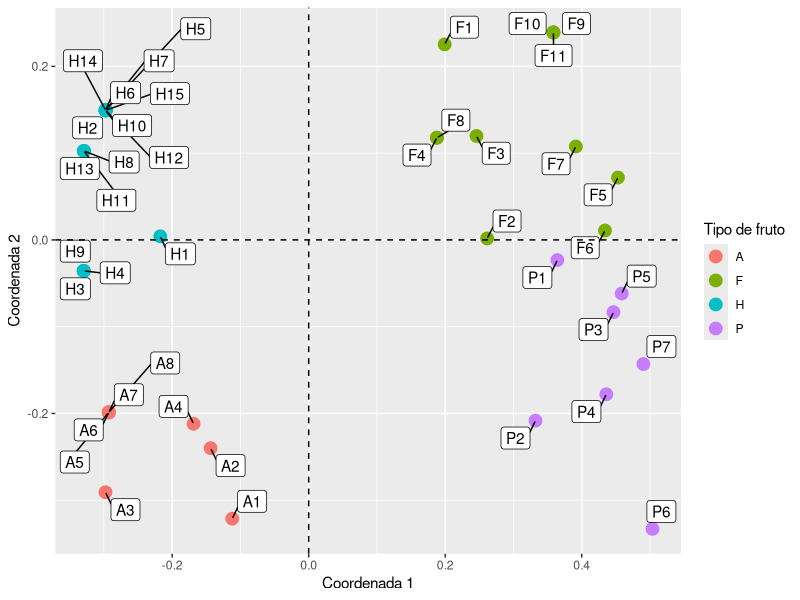

Generate this figure with R:
## ---- chunk 1
knitr::opts_chunk$set(
  echo = TRUE, message = FALSE, warning = FALSE, fig.align = "center"
)
## ---- chunk 2
library(cluster)
library(ggrepel)
library(kableExtra)
library(tidyverse)
## ---- chunk 3
datos <- read_csv2(here::here("data", "raw", "CUALITATIVAS.csv"))
## ---- chunk 4
glimpse(datos)
## ---- chunk 5
sapply(datos, function(x) paste(round(mean(x == "-1") * 100, 2), "%")) %>%
  t() %>%
  as.data.frame() %>%
  kable(caption = "Tabla 1: Porcentaje de datos perdidos por variable") %>%
  kable_styling(font_size = 12) %>% 
  kable_classic_2() 
## ---- chunk 6
datos <- datos %>%
  mutate(
    CLADOSP = ifelse(CLADOSP == "-1", NA, CLADOSP),
    CMV = ifelse(CMV == "-1", NA, CMV)
  )
## ---- chunk 7
variedad1 <- datos[1, -1] %>% unlist() %>% unname()
variedad2 <- datos[2, -1] %>% unlist() %>% unname()
similaridad_1_2 <- mean(variedad1 == variedad2, na.rm = TRUE) * 100
## ---- chunk 8
variedad12 <- datos[12, -1] %>% unlist() %>% unname()
variedad13 <- datos[13, -1] %>% unlist() %>% unname()
similaridad_12_13 <- mean(variedad12 == variedad13, na.rm = TRUE) * 100
## ---- chunk 9
datos_fct <- datos %>%
  mutate_all(as.factor)
## ---- chunk 10
matriz_distancia <- daisy(datos_fct[-1], "gower")
matriz_similaridad <- 1 - matriz_distancia
## ---- chunk 11
matriz_similaridad[1] == (similaridad_1_2 / 100)
## ---- chunk 12
coordenadas_principales <- cmdscale(sqrt(matriz_distancia), eig = TRUE)
## ---- chunk 13
datos_cp <- as.data.frame(coordenadas_principales$points)
colnames(datos_cp) <- c("c1", "c2")
datos_cp$etiqueta <- datos$VARIEDAD
datos_cp$variedad <- substr(datos_cp$etiqueta, 1, 1)
## ---- chunk 14
ggplot(datos_cp) + 
  geom_point(aes(c1, c2, color = variedad), size = 4) + 
  geom_label_repel(aes(c1, c2, label = etiqueta), max.overlaps = 30) + 
  geom_vline(xintercept = 0, linetype = "dashed") + 
  geom_hline(yintercept = 0, linetype = "dashed") + 
  labs(
    x = "Coordenada 1",
    y = "Coordenada 2",
    color = "Tipo de fruto"
  )
## ---- chunk 15
datos %>%
  filter(VARIEDAD %in% c("A5", "A6", "A7", "A8")) %>%
  kable() %>% 
  kable_styling(font_size = 12) %>% 
  kable_classic_2() 
